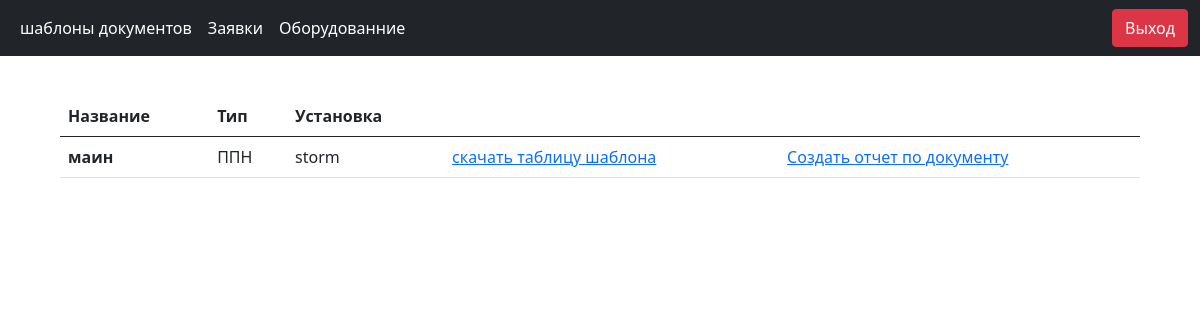
The page /user/templates (signed in) on the database its author committed.
### Server/database.py (models this page shows)
class Templates(db.Model):
    __tablename__ = "templates"
    id = Column(Integer, primary_key=True, autoincrement=True)
    name = Column(String(32), nullable=False, default="template")
    id_plant = Column(ForeignKey("plants.id"), nullable=False, default=1)
    id_type = Column(ForeignKey("types.id"), nullable=False, default=1)
    path_template_docx_file = Column(String, nullable=False)
    path_map_data_json_file = Column(String, nullable=False)
    path_form_xlsx_file = Column(String, nullable=False)
    type = relationship("Type")
    plant = relationship("Plant")

class Type(db.Model):
    __tablename__ = "types"
    id = Column(Integer, primary_key=True, autoincrement=True)
    name = Column(String, nullable=False)

class Plant(db.Model):
    __tablename__ = "plants"
    id = Column(Integer, primary_key=True, autoincrement=True)
    name = Column(String, nullable=False)

### Server/Blueprints/user/user.py (the view)
@user_router.route("/templates", methods=["POST", "GET"])
@login_required
def templates():
    template_service = TemplatesService()
    if request.method == "GET":
        templates = [i.model_dump() for i in template_service.get_list_templates()]
        return render_template("download_template_page.html", menu=menu, templates=templates)

### Server/Blueprints/user/user.py (called while the page is built)
@user_router.before_request
def is_user():
    if current_user.is_authenticated:
        user_roles = current_user.user.role.name
        if "worker" != user_roles:
            return redirect("/")
    else:
        return redirect("/")

### Server/Models/UserSession.py (called while the page is built)
    @property
    def user(self):
        return self.__user

### Server/Repository/TemplatesRepository.py (called while the page is built)
    def get_templates(self) -> list[Templates] | None:
        return self.__session.query(Templates).all()

### Server/Repository/UserRepository.py (called while the page is built)
    def get_user(self, id_user: int) -> User | None:
        return self.__session.get(User, id_user)

### Server/Services/TemplatesServices.py (called while the page is built)
    def get_list_templates(self) -> list[GetTemplate]:
        templates = self.__template_repository.get_templates()
        if templates:
            return [GetTemplate.model_validate(i, from_attributes=True) for i in templates]
        return []

### app.py (called while the page is built)
@login_manager.user_loader
def load_user(id_user) -> UserSession:
    from Server.Repository.UserRepository import UserRepository
    repo = UserRepository(db.session)
    return UserSession(GetUser.model_validate(repo.get_user(int(id_user)), from_attributes=True))

### Server/Blueprints/user/templates/download_template_page.html
{% extends 'base_user.html' %}
{% block content %}
<div class="container table__container">
    <div class="row">
        <table class="table">
            <thead>
                <tr>
                  <th scope="col">Название</th>
                  <th scope="col">Тип</th>
                  <th scope="col">Установка</th>
                  <th></th>
                  <th></th>
                </tr>
            </thead>
            <tbody>
            {% for templete in templates %}
              <tr>
                <th>{{templete.name}}</th>
                <td>{{templete.type.name}}</td>
                <td>{{templete.plant.name}}</td>
                <td><a href="{{url_for('.download_templates', id_template=templete.id)}}">скачать таблицу шаблона</a></td>
                <td><a href="{{url_for('.create_claim', id_template=templete.id)}}">Создать отчет по документу</a></td>
              </tr>
            {% endfor %}
            </tbody>
        </table>
    </div>
</div>
{% endblock %}

### static/css/styles.css (style rules this page uses)
.table__container { padding-top: 40px; width: 90%; }

### rows shown on the page
Templates: name "маин", type.name "ППН", plant.name "storm"

### other values the page prints
{{ p.title }} "шаблоны документов" "Заявки" "Оборудованние"
